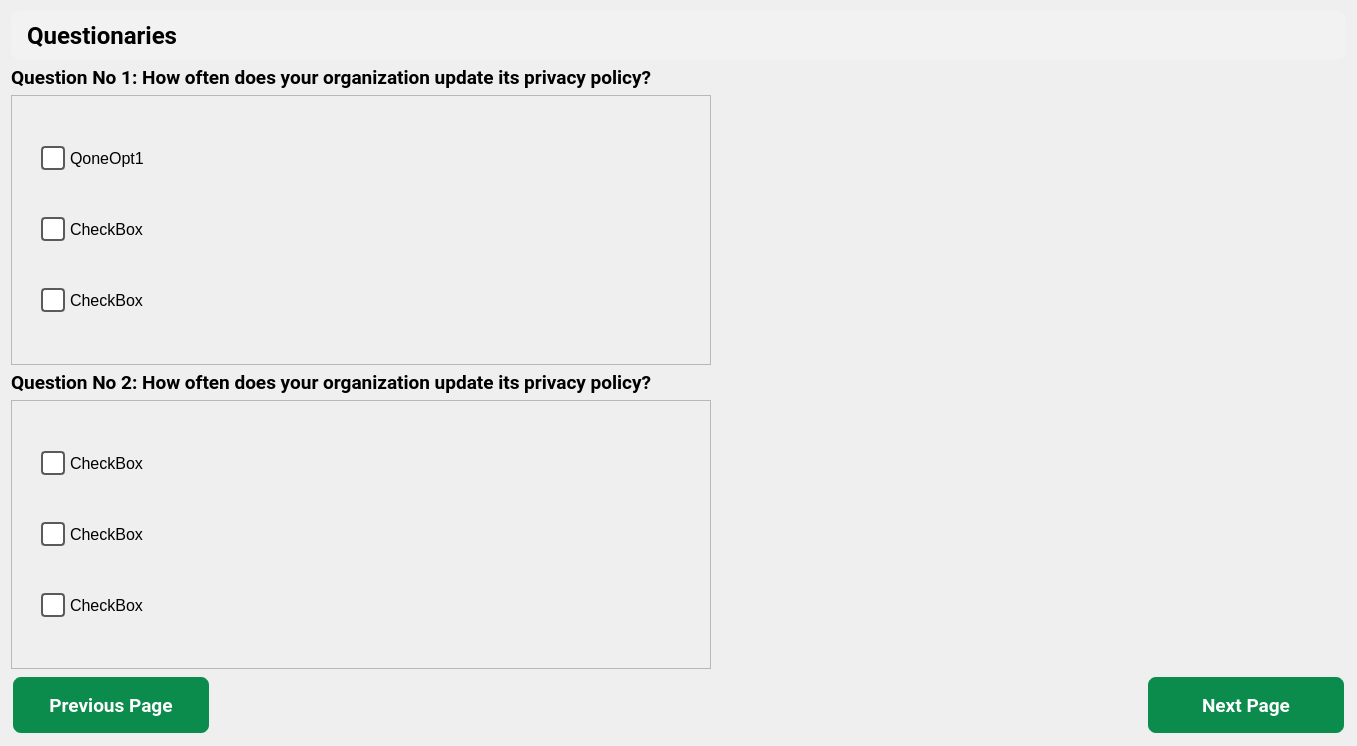
      <widget class="QWidget" name="QuestionariesPage">
       <layout class="QGridLayout" name="gridLayout_12">
        <item row="2" column="1">
         <spacer name="horizontalSpacer">
          <property name="orientation">
           <enum>Qt::Horizontal</enum>
          </property>
          <property name="sizeHint" stdset="0">
           <size>
            <width>629</width>
            <height>270</height>
           </size>
          </property>
         </spacer>
        </item>
        <item row="1" column="0" colspan="2">
         <widget class="QLabel" name="QuestionOneLabel">
          <property name="maximumSize">
           <size>
            <width>16777215</width>
            <height>60</height>
           </size>
          </property>
          <property name="font">
           <font>
            <family>Roboto</family>
            <pointsize>14</pointsize>
            <weight>75</weight>
            <bold>true</bold>
           </font>
          </property>
          <property name="text">
           <string>Question No 1: How often does your organization update its privacy policy?</string>
          </property>
         </widget>
        </item>
        <item row="3" column="0" colspan="2">
         <widget class="QLabel" name="Question2Lable">
          <property name="maximumSize">
           <size>
            <width>16777215</width>
            <height>60</height>
           </size>
          </property>
          <property name="font">
           <font>
            <family>Roboto</family>
            <pointsize>14</pointsize>
            <weight>75</weight>
            <bold>true</bold>
           </font>
          </property>
          <property name="text">
           <string>Question No 2: How often does your organization update its privacy policy?</string>
          </property>
         </widget>
        </item>
        <item row="4" column="1">
         <spacer name="horizontalSpacer_2">
          <property name="orientation">
           <enum>Qt::Horizontal</enum>
          </property>
          <property name="sizeHint" stdset="0">
           <size>
            <width>629</width>
            <height>269</height>
           </size>
          </property>
         </spacer>
        </item>
        <item row="6" column="0">
         <widget class="QPushButton" name="previousPageBtn">
          <property name="minimumSize">
           <size>
            <width>0</width>
            <height>60</height>
           </size>
          </property>
          <property name="maximumSize">
           <size>
            <width>200</width>
            <height>16777215</height>
           </size>
          </property>
          <property name="font">
           <font>
            <family>Roboto</family>
            <pointsize>14</pointsize>
            <weight>75</weight>
            <bold>true</bold>
           </font>
          </property>
          <property name="styleSheet">
           <string notr="true">/* Normal state styling */
QPushButton {
    color: white;
    background: #0C8C4C;
    border: 2px solid #eee;
    border-radius: 10px;
    padding: 5px 10px;
}

/* Hover state styling */
QPushButton:hover {
    background: #08A79D; /* Change the color for hover effect */
}

/* Advanced styling */
QPushButton:pressed {
    background: #067267; /* Change the color for pressed effect */
    border: 2px solid #067267;
}

/* Add any other advanced styling here */

</string>
          </property>
          <property name="text">
           <string>Previous Page</string>
          </property>
         </widget>
        </item>
        <item row="0" column="0" colspan="2">
         <widget class="QLabel" name="label_5">
          <property name="maximumSize">
           <size>
            <width>16777215</width>
            <height>60</height>
           </size>
          </property>
          <property name="font">
           <font>
            <family>Roboto</family>
            <pointsize>18</pointsize>
            <weight>75</weight>
            <bold>true</bold>
           </font>
          </property>
          <property name="styleSheet">
           <string notr="true">padding:10px;
background:#F2F2F2;
border-radius:10px;
color:black;</string>
          </property>
          <property name="text">
           <string>Questionaries</string>
          </property>
         </widget>
        </item>
        <item row="2" column="0">
         <widget class="QFrame" name="frame_2">
          <property name="minimumSize">
           <size>
            <width>700</width>
            <height>0</height>
           </size>
          </property>
          <property name="styleSheet">
           <string notr="true">padding-left:10px;</string>
          </property>
          <property name="frameShape">
           <enum>QFrame::StyledPanel</enum>
          </property>
          <property name="frameShadow">
           <enum>QFrame::Raised</enum>
          </property>
          <layout class="QVBoxLayout" name="verticalLayout_2">
           <item>
            <widget class="QCheckBox" name="QoneOpt1">
             <property name="font">
              <font>
               <pointsize>12</pointsize>
              </font>
             </property>
             <property name="styleSheet">
              <string notr="true">QCheckBox {
    spacing: 5px; /* space between checkbox and text */
}

QCheckBox::indicator {
    width: 20px;
    height: 20px;
    border-radius: 4px;
    border: 2px solid #5A5A5A; /* border color */
    background-color: #FFFFFF; /* background color */
}

QCheckBox::indicator:checked {
    background-color: #5A5A5A; /* background color when checked */
    border: 2px solid #5A5A5A; /* border color when checked */
}



QCheckBox::indicator:disabled {
    background-color: #E0E0E0; /* background color when disabled */
    border: 2px solid #A0A0A0; /* border color when disabled */
}

QCheckBox::indicator:checked:disabled {
    background-color: #A0A0A0; /* background color when checked and disabled */
    border: 2px solid #A0A0A0; /* border color when checked and disabled */
}
</string>
             </property>
             <property name="text">
              <string>QoneOpt1</string>
             </property>
            </widget>
           </item>
           <item>
            <widget class="QCheckBox" name="QoneOpt2">
             <property name="font">
              <font>
               <pointsize>12</pointsize>
              </font>
             </property>
             <property name="styleSheet">
              <string notr="true">QCheckBox {
    spacing: 5px; /* space between checkbox and text */
}

QCheckBox::indicator {
    width: 20px;
    height: 20px;
    border-radius: 4px;
    border: 2px solid #5A5A5A; /* border color */
    background-color: #FFFFFF; /* background color */
}

QCheckBox::indicator:checked {
    background-color: #5A5A5A; /* background color when checked */
    border: 2px solid #5A5A5A; /* border color when checked */
}



QCheckBox::indicator:disabled {
    background-color: #E0E0E0; /* background color when disabled */
    border: 2px solid #A0A0A0; /* border color when disabled */
}

QCheckBox::indicator:checked:disabled {
    background-color: #A0A0A0; /* background color when checked and disabled */
    border: 2px solid #A0A0A0; /* border color when checked and disabled */
}
</string>
             </property>
             <property name="text">
              <string>CheckBox</string>
             </property>
            </widget>
           </item>
           <item>
            <widget class="QCheckBox" name="QoneOpt3">
             <property name="font">
              <font>
               <pointsize>12</pointsize>
              </font>
             </property>
             <property name="styleSheet">
              <string notr="true">QCheckBox {
    spacing: 5px; /* space between checkbox and text */
}

QCheckBox::indicator {
    width: 20px;
    height: 20px;
    border-radius: 4px;
    border: 2px solid #5A5A5A; /* border color */
    background-color: #FFFFFF; /* background color */
}

QCheckBox::indicator:checked {
    background-color: #5A5A5A; /* background color when checked */
    border: 2px solid #5A5A5A; /* border color when checked */
}



QCheckBox::indicator:disabled {
    background-color: #E0E0E0; /* background color when disabled */
    border: 2px solid #A0A0A0; /* border color when disabled */
}

QCheckBox::indicator:checked:disabled {
    background-color: #A0A0A0; /* background color when checked and disabled */
    border: 2px solid #A0A0A0; /* border color when checked and disabled */
}
</string>
             </property>
             <property name="text">
              <string>CheckBox</string>
             </property>
            </widget>
           </item>
          </layout>
         </widget>
        </item>
        <item row="4" column="0">
         <widget class="QFrame" name="frame_16">
          <property name="styleSheet">
           <string notr="true">padding-left:10px;</string>
          </property>
          <property name="frameShape">
           <enum>QFrame::StyledPanel</enum>
          </property>
          <property name="frameShadow">
           <enum>QFrame::Raised</enum>
          </property>
          <layout class="QGridLayout" name="gridLayout_17">
           <item row="0" column="0">
            <widget class="QCheckBox" name="QtwoOpt1">
             <property name="font">
              <font>
               <pointsize>12</pointsize>
              </font>
             </property>
             <property name="styleSheet">
              <string notr="true">QCheckBox {
    spacing: 5px; /* space between checkbox and text */
}

QCheckBox::indicator {
    width: 20px;
    height: 20px;
    border-radius: 4px;
    border: 2px solid #5A5A5A; /* border color */
    background-color: #FFFFFF; /* background color */
}

QCheckBox::indicator:checked {
    background-color: #5A5A5A; /* background color when checked */
    border: 2px solid #5A5A5A; /* border color when checked */
}



QCheckBox::indicator:disabled {
    background-color: #E0E0E0; /* background color when disabled */
    border: 2px solid #A0A0A0; /* border color when disabled */
}

QCheckBox::indicator:checked:disabled {
    background-color: #A0A0A0; /* background color when checked and disabled */
    border: 2px solid #A0A0A0; /* border color when checked and disabled */
}
</string>
             </property>
             <property name="text">
              <string>CheckBox</string>
             </property>
            </widget>
           </item>
           <item row="1" column="0">
            <widget class="QCheckBox" name="QtwoOpt2">
             <property name="font">
              <font>
               <pointsize>12</pointsize>
              </font>
             </property>
             <property name="styleSheet">
              <string notr="true">QCheckBox {
    spacing: 5px; /* space between checkbox and text */
}

QCheckBox::indicator {
    width: 20px;
    height: 20px;
    border-radius: 4px;
    border: 2px solid #5A5A5A; /* border color */
    background-color: #FFFFFF; /* background color */
}

QCheckBox::indicator:checked {
    background-color: #5A5A5A; /* background color when checked */
    border: 2px solid #5A5A5A; /* border color when checked */
}



QCheckBox::indicator:disabled {
    background-color: #E0E0E0; /* background color when disabled */
    border: 2px solid #A0A0A0; /* border color when disabled */
}

QCheckBox::indicator:checked:disabled {
    background-color: #A0A0A0; /* background color when checked and disabled */
    border: 2px solid #A0A0A0; /* border color when checked and disabled */
}
</string>
             </property>
             <property name="text">
              <string>CheckBox</string>
             </property>
            </widget>
           </item>
           <item row="2" column="0">
            <widget class="QCheckBox" name="QtwoOpt3">
             <property name="font">
              <font>
               <pointsize>12</pointsize>
              </font>
             </property>
             <property name="styleSheet">
              <string notr="true">QCheckBox {
    spacing: 5px; /* space between checkbox and text */
}

QCheckBox::indicator {
    width: 20px;
    height: 20px;
    border-radius: 4px;
    border: 2px solid #5A5A5A; /* border color */
    background-color: #FFFFFF; /* background color */
}

QCheckBox::indicator:checked {
    background-color: #5A5A5A; /* background color when checked */
    border: 2px solid #5A5A5A; /* border color when checked */
}



QCheckBox::indicator:disabled {
    background-color: #E0E0E0; /* background color when disabled */
    border: 2px solid #A0A0A0; /* border color when disabled */
}

QCheckBox::indicator:checked:disabled {
    background-color: #A0A0A0; /* background color when checked and disabled */
    border: 2px solid #A0A0A0; /* border color when checked and disabled */
}
</string>
             </property>
             <property name="text">
              <string>CheckBox</string>
             </property>
            </widget>
           </item>
          </layout>
         </widget>
        </item>
        <item row="6" column="1" alignment="Qt::AlignRight">
         <widget class="QPushButton" name="nextPageBtn">
          <property name="minimumSize">
           <size>
            <width>200</width>
            <height>60</height>
           </size>
          </property>
          <property name="maximumSize">
           <size>
            <width>200</width>
            <height>16777215</height>
           </size>
          </property>
          <property name="font">
           <font>
            <family>Roboto</family>
            <pointsize>14</pointsize>
            <weight>75</weight>
            <bold>true</bold>
           </font>
          </property>
          <property name="styleSheet">
           <string notr="true">/* Normal state styling */
QPushButton {
    color: white;
    background: #0C8C4C;
    border: 2px solid #eee;
    border-radius: 10px;
    padding: 5px 10px;
}

/* Hover state styling */
QPushButton:hover {
    background: #08A79D; /* Change the color for hover effect */
}

/* Advanced styling */
QPushButton:pressed {
    background: #067267; /* Change the color for pressed effect */
    border: 2px solid #067267;
}

/* Add any other advanced styling here */

</string>
          </property>
          <property name="text">
           <string>Next Page</string>
          </property>
         </widget>
        </item>
       </layout>
      </widget>
